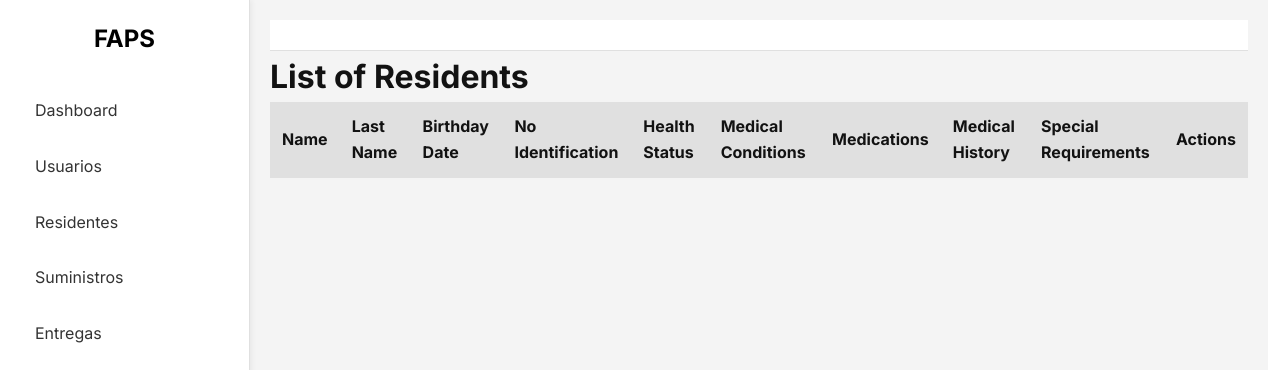
The page /admin/residents on the database as committed earlier.
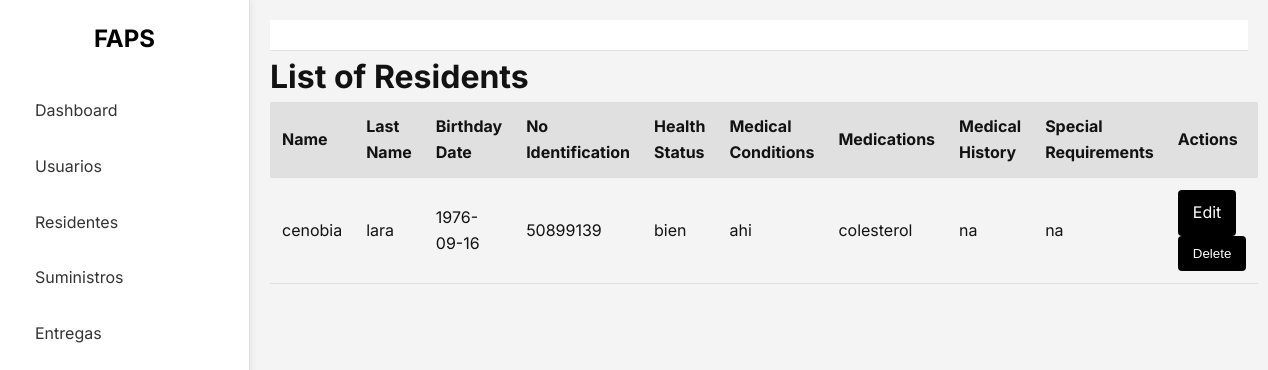
The same page on the database as committed later.
### app/models.py (models this page shows)
class Resident(db.Model):
    id = db.Column(db.Integer, primary_key=True)
    name = db.Column(db.String(100), nullable=False)
    lastname = db.Column(db.String(100), nullable=False)
    birthday_date = db.Column(db.Date, nullable=False)
    no_identification = db.Column(db.Integer, unique=True, nullable=False)
    health_status = db.Column(db.String(255), nullable=True)
    medical_conditions = db.Column(db.Text, nullable=True)
    medications = db.Column(db.Text, nullable=True)
    medical_history = db.Column(db.Text, nullable=True)
    special_requirements = db.Column(db.Text, nullable=True)

### app/routes/resident_routes.py (the view)
@resident_bp.route('/admin/residents')
def list_residents():
    residents = Resident.query.all()
    return render_template('list_residents.html', residents=residents)

### app/templates/list_residents.html (shortened to what this page needs)
{% extends 'base.html' %}
{% block content %}
<h1>List of Residents</h1>
<table class="table table-striped">
    <thead>
        <tr>
            <th>Name</th>
            <th>Last Name</th>
            <th>Birthday Date</th>
            <th>No Identification</th>
            <th>Health Status</th>
            <th>Medical Conditions</th>
            <th>Medications</th>
            <th>Medical History</th>
            <th>Special Requirements</th>
            <th>Actions</th>
        </tr>
    </thead>
    <tbody>
        {% for resident in residents %}
        <tr>
            <td>{{ resident.name }}</td>
            <td>{{ resident.lastname }}</td>
            <td>{{ resident.birthday_date }}</td>
            <td>{{ resident.no_identification }}</td>
            <td>{{ resident.health_status }}</td>
            <td>{{ resident.medical_conditions }}</td>
            <td>{{ resident.medications }}</td>
            <td>{{ resident.medical_history }}</td>
            <td>{{ resident.special_requirements }}</td>
            <td>
                <a class="btn btn-primary" href="{{ url_for('resident_bp.edit_resident', id=resident.id) }}">Edit</a>
                <form action="{{ url_for('resident_bp.delete_resident', id=resident.id) }}" method="post" style="display:inline;">
                    <button class="btn btn-danger" type="submit">Delete</button>
                </form>
            </td>
        </tr>
        {% endfor %}
    </tbody>
</table>
{% endblock %}

### app/templates/base.html (shortened to what this page needs)
<!DOCTYPE html>
<html lang="es">
<head>
    <link rel="stylesheet" href="{{ url_for('static', filename='css/custom.css') }}">
</head>
<body>
    <div class="sidebar">
        <div class="sidebar-logo">FAPS</div>
        <ul class="sidebar-menu">
            <li><a href="{{ url_for('dashboard') }}">Dashboard</a></li>
            <li><a href="{{ url_for('user_bp.list_users') }}">Usuarios</a></li>
            <li><a href="{{ url_for('resident_bp.list_residents') }}">Residentes</a></li>
            <li><a href="{{ url_for('supply_bp.list_supplies') }}">Suministros</a></li>
            <li><a href="{{ url_for('delivery_bp.list_deliveries') }}">Entregas</a></li>
        </ul>
    </div>
    <div class="main-content">
        <nav class="navbar">
        </nav>
        {% block content %}{% endblock %}
    </div>
</body>
</html>

### app/static/css/custom.css (style rules this page uses)
:root { --bg-primary: #f4f4f4; --bg-secondary: #ffffff; --text-primary: #121212; --text-secondary: #333333; --border-color: #e0e0e0; --accent-color: #000000; }
* { margin: 0; padding: 0; box-sizing: border-box; transition: all 0.3s ease; }
body { font-family: 'Inter', -apple-system, BlinkMacSystemFont, 'Segoe UI', 'Roboto', sans-serif; background-color: var(--bg-primary); color: var(--text-primary); line-height: 1.6; }
.sidebar { background-color: var(--bg-secondary); border-right: 1px solid var(--border-color); height: 100vh; position: fixed; top: 0; left: 0; width: 250px; padding: 20px; box-shadow: 2px 0 5px rgba(0,0,0,0.05); }
.sidebar-logo { text-align: center; margin-bottom: 30px; font-weight: 700; font-size: 1.5rem; color: var(--accent-color); }
.sidebar-menu { list-style-type: none; }
.sidebar-menu li { margin-bottom: 10px; }
.sidebar-menu a { text-decoration: none; color: var(--text-secondary); display: block; padding: 10px 15px; border-radius: 4px; }
.main-content { margin-left: 250px; padding: 20px; }
.table { width: 100%; border-collapse: collapse; }
.table th { background-color: var(--border-color); text-align: left; padding: 12px; border-bottom: 1px solid var(--border-color); }
.table td { padding: 12px; border-bottom: 1px solid var(--border-color); }
.btn { display: inline-block; padding: 10px 15px; background-color: var(--accent-color); color: white; text-decoration: none; border-radius: 4px; border: none; }
.navbar { display: flex; justify-content: space-between; align-items: center; padding: 15px 20px; background-color: var(--bg-secondary); border-bottom: 1px solid var(--border-color); }

Rows that differ between the two databases and show on the page:
added Resident: name "cenobia", lastname "lara", birthday_date "1976-09-16", no_identification "50899139", health_status "bien", medical_conditions "ahi", medications "colesterol", medical_history "na", special_requirements "na"
